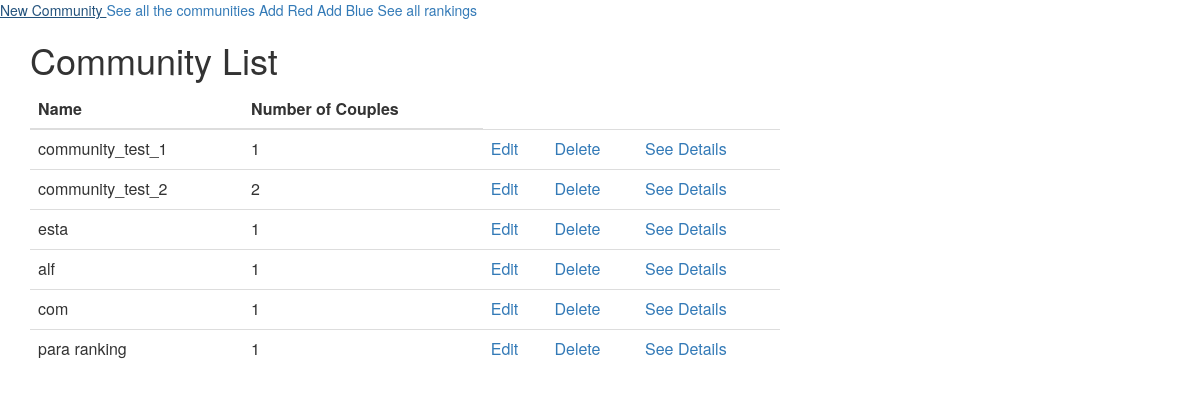
Before: /community/ with the older database file.
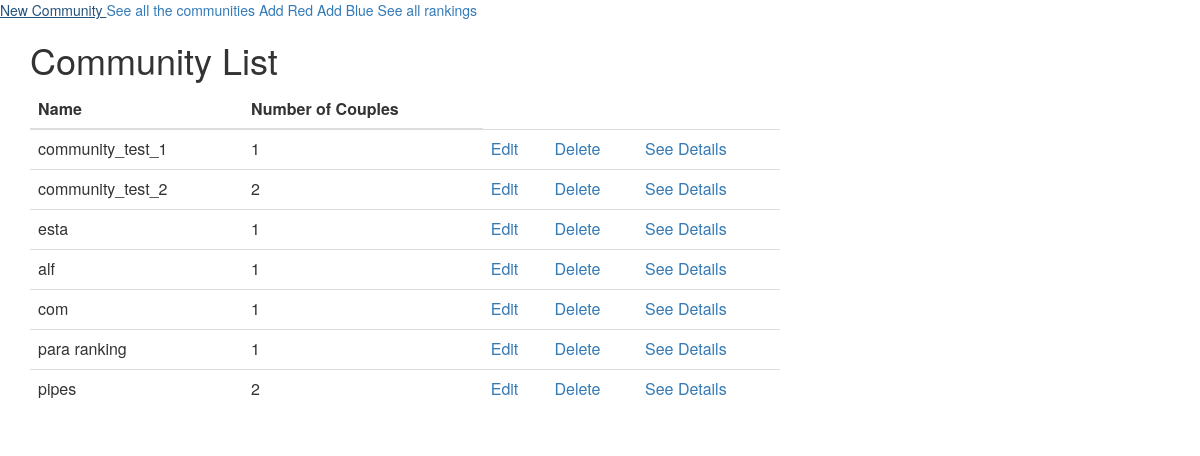
After: the same page with the newer database file.
### match/models.py (models this page shows, shortened)
class Community(models.Model):
    name = models.CharField(max_length=20, unique = True)
    number_couples = models.IntegerField()

### match/views.py (the view)
# urls.py: path('community/', views.community_list, name='community_list'),
def community_list(request):
    communities = Community.objects.all()
    return render(request, 'match/community_list.html', {'communities': communities})

### match/templates/match/community_list.html
{% extends 'match/base.html' %}
{% block content %}
<h1>Community List</h1>
<table class="table">
  <thead>
    <tr>
      <th scope="col">Name</th>
      <th scope="col">Number of Couples</th>
    </tr>
  </thead>
  <tbody>
    {% for community in communities %}
    <tr>
      <td>{{ community.name }}</td>
      <td>{{community.number_couples}}</td>
      <td><a href="{% url 'community_update' community.pk%}" ><span> Edit </span></a></td>
      <td><a href="{% url 'community_delete' community.pk%}" ><span> Delete </span></a></td>
      <td><a href="{% url 'community_details' community.pk%}" ><span> See Details </span></a></td>
    </tr>
    {% endfor %}
  </tbody>
</table>
{% endblock %}

Changed rows visible on the page:
added Community: name "pipes", number_couples "2"
